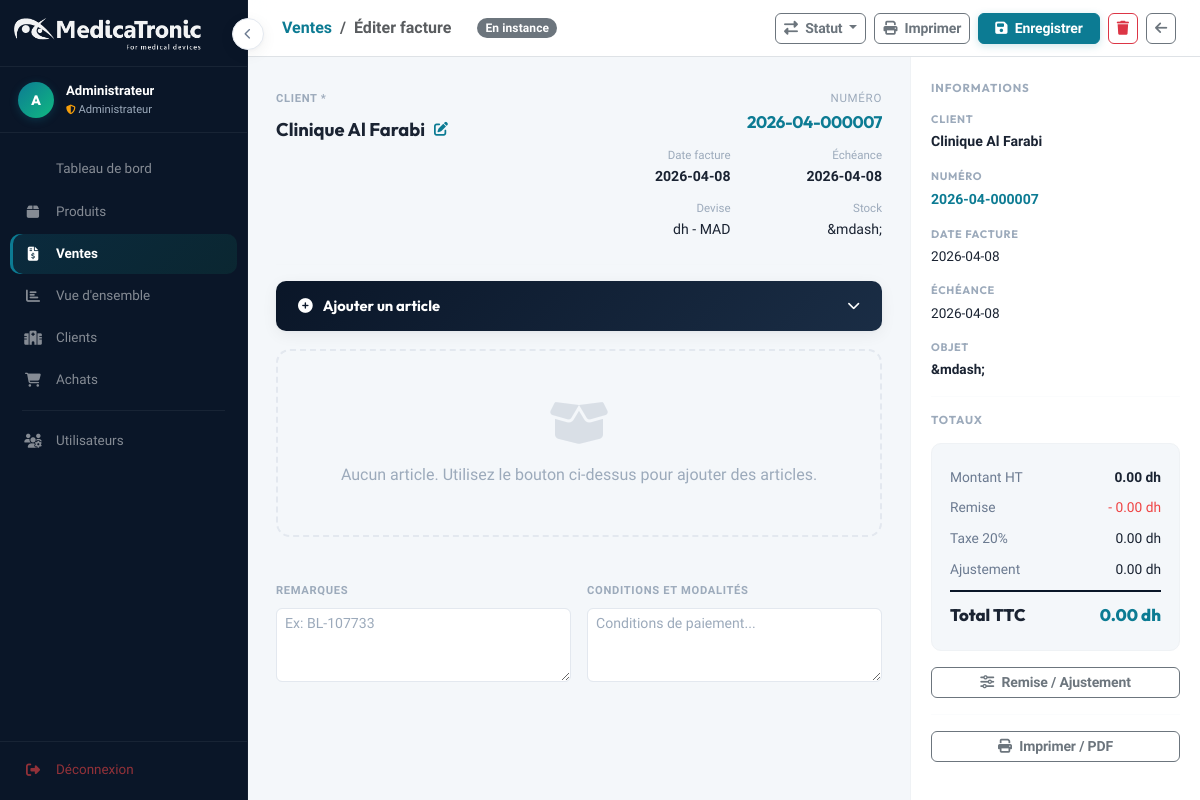
Page /facture/7 (signed in) on the committed database.
### tables this page shows
CREATE TABLE factures (
    id                  INTEGER PRIMARY KEY AUTOINCREMENT,
    numero              TEXT UNIQUE,
    client_id           INTEGER,
    date_facture        TEXT,
    date_echeance       TEXT,
    devise              TEXT    DEFAULT 'MAD',
    emplacement_stock   TEXT,
    contact_commercial  TEXT,
    modele              TEXT,
    objet               TEXT,
    remarques           TEXT,
    conditions          TEXT,
    statut              TEXT    DEFAULT 'En instance',
    montant_ht          REAL    DEFAULT 0,
    remise_globale      REAL    DEFAULT 0,
    montant_tva         REAL    DEFAULT 0,
    ajustement          REAL    DEFAULT 0,
    montant_ttc         REAL    DEFAULT 0,
    FOREIGN KEY (client_id) REFERENCES clients(id)
);

CREATE TABLE clients (
    id   INTEGER PRIMARY KEY AUTOINCREMENT,
    nom  TEXT NOT NULL,
    type TEXT DEFAULT 'Hôpital'
, adresse TEXT, ville TEXT, telephone TEXT, email TEXT, code_client TEXT, ice TEXT, identifiant_fiscal TEXT, code_postal TEXT, region TEXT, pays TEXT DEFAULT "Maroc", gsm TEXT, contact TEXT, tarification TEXT DEFAULT "T1", categorie_client TEXT, latitude TEXT, longitude TEXT, adresse_facturation TEXT, ville_facturation TEXT, region_facturation TEXT, code_postal_facturation TEXT, pays_facturation TEXT, adresse_livraison TEXT, ville_livraison TEXT, region_livraison TEXT, code_postal_livraison TEXT, pays_livraison TEXT, actif INTEGER DEFAULT 1);

### app.py (the view)
@app.route('/facture/<int:id>')
@login_required
def edit_facture(id):
    conn    = get_db_connection()
    facture = conn.execute('''
        SELECT f.*, cl.nom AS client_nom, cl.type AS client_type,
               cl.adresse AS client_adresse, cl.ville AS client_ville,
               cl.telephone AS client_telephone, cl.email AS client_email
        FROM factures f LEFT JOIN clients cl ON f.client_id = cl.id
        WHERE f.id = ?
    ''', (id,)).fetchone()
    if not facture:
        conn.close()
        return redirect(url_for('ventes'))
    lignes   = conn.execute('''
        SELECT fl.*, p.nom AS produit_nom, p.reference AS produit_ref, l.lot_numero
        FROM facture_lignes fl
        LEFT JOIN produits p ON fl.produit_id = p.id
        LEFT JOIN lots     l ON fl.lot_id     = l.id
        WHERE fl.facture_id = ? ORDER BY fl.id
    ''', (id,)).fetchall()
    clients  = conn.execute('SELECT * FROM clients WHERE (est_fournisseur IS NULL OR est_fournisseur = 0) ORDER BY nom').fetchall()
    produits = conn.execute('''
        SELECT p.*,
               COALESCE((SELECT SUM(l.quantite) FROM lots l WHERE l.produit_id=p.id),0) AS stock_total
        FROM produits p ORDER BY p.nom
    ''').fetchall()
    conn.close()
    return render_template('facture_edit.html',
                           facture=facture, lignes=lignes,
                           clients=clients, produits=produits)

### templates/facture_edit.html (shortened to what this page needs)
<!DOCTYPE html>
<html lang="fr">
<head>
    <link href="https://cdn.jsdelivr.net/npm/bootstrap@5.3.0/dist/css/bootstrap.min.css" rel="stylesheet">
    <link rel="stylesheet" href="https://cdnjs.cloudflare.com/ajax/libs/font-awesome/6.4.0/css/all.min.css">
    <link rel="stylesheet" href="{{ url_for('static', filename='style.css') }}">
</head>
<body>
{% include '_sidebar.html' %}
<div class="main-content">
    <div class="bg-white border-bottom px-4 py-2 d-flex justify-content-between align-items-center">
        <div class="d-flex align-items-center gap-3">
            <nav aria-label="breadcrumb">
                <ol class="breadcrumb mb-0 small">
                    <li class="breadcrumb-item"><a href="{{ url_for('ventes') }}">Ventes</a></li>
                    <li class="breadcrumb-item active fw-bold">&Eacute;diter facture</li>
                </ol>
            </nav>
            <span class="badge
                {% if facture.statut == 'Pay\u00e9' %}bg-success
                {% elif facture.statut == 'Impay\u00e9' %}bg-danger
                {% elif facture.statut == 'Partiellement pay\u00e9' %}bg-warning text-dark
                {% else %}bg-secondary{% endif %} px-2 py-1">
                {{ facture.statut }}
            </span>
        </div>
        <div class="d-flex gap-2">
            <div class="dropdown">
                <button class="btn btn-sm btn-outline-secondary dropdown-toggle" style="border-radius:var(--radius-sm);" data-bs-toggle="dropdown">
                    <i class="fas fa-exchange-alt me-1"></i> Statut
                </button>
            </div>
            <a href="{{ url_for('print_facture', id=facture.id) }}" target="_blank"
               class="btn btn-sm btn-outline-secondary" style="border-radius:var(--radius-sm);">
                <i class="fas fa-print me-1"></i> Imprimer
            </a>
            <button form="headerForm" type="submit" class="btn btn-sm btn-info text-white px-3 fw-bold" style="border-radius:var(--radius-sm);">
                <i class="fas fa-save me-1"></i> Enregistrer
            </button>
            <form action="{{ url_for('delete_facture', id=facture.id) }}" method="POST" class="d-inline">
                <button type="submit" class="btn btn-sm btn-outline-danger" style="border-radius:var(--radius-sm);"
                        onclick="return confirm('Supprimer d\u00e9finitivement ?')">
                    <i class="fas fa-trash"></i>
                </button>
            </form>
            <a href="{{ url_for('ventes') }}" class="btn btn-sm btn-outline-secondary" style="border-radius:var(--radius-sm);">
                <i class="fas fa-arrow-left"></i>
            </a>
        </div>
    </div>
    <div class="facture-layout">
        <div class="facture-main">
            <div class="mb-4 animate-in">
                <div class="row g-3">
                    <div class="col-md-6">
                        <label class="form-label fw-bold small" style="color:var(--text-tertiary); text-transform:uppercase; letter-spacing:0.06em; font-size:0.7rem;">Client *</label>
                        <div class="d-flex align-items-center gap-2">
                            <span style="font-size:1.15rem; font-weight:700; font-family:'Outfit',sans-serif;">{{ facture.client_nom or '&mdash;' }}</span>
                            <button type="button" class="btn btn-sm btn-link p-0" style="color:var(--primary);"
                                    data-bs-toggle="modal" data-bs-target="#editHeaderModal">
                                <i class="fas fa-edit"></i>
                            </button>
                        </div>
                    </div>
                    <div class="col-md-6">
                        <div class="row g-2 text-end">
                            <div class="col-12">
                                <span style="color:var(--text-tertiary); font-size:0.72rem; text-transform:uppercase; letter-spacing:0.06em;">Num&eacute;ro</span>
                                <div class="fw-bold heading" style="color:var(--primary); font-size:1.05rem;">{{ facture.numero }}</div>
                            </div>
                            <div class="col-6">
                                <span style="color:var(--text-tertiary); font-size:0.72rem;">Date facture</span>
                                <div style="font-weight:600; font-size:0.88rem;">{{ facture.date_facture or '&mdash;' }}</div>
                            </div>
                            <div class="col-6">
                                <span style="color:var(--text-tertiary); font-size:0.72rem;">&Eacute;ch&eacute;ance</span>
                                <div style="font-weight:600; font-size:0.88rem;">{{ facture.date_echeance or '&mdash;' }}</div>
                            </div>
                            <div class="col-6">
                                <span style="color:var(--text-tertiary); font-size:0.72rem;">Devise</span>
                                <div style="font-size:0.88rem;">dh - {{ facture.devise or 'MAD' }}</div>
                            </div>
                            <div class="col-6">
                                <span style="color:var(--text-tertiary); font-size:0.72rem;">Stock</span>
                                <div style="font-size:0.88rem;">{{ facture.emplacement_stock or '&mdash;' }}</div>
                            </div>
                        </div>
                    </div>
                </div>
            </div>
            <hr style="border-color:var(--border-light);">
            <div class="add-article-section animate-in animate-in-delay-1" onclick="toggleAddForm()">
                <i class="fas fa-plus-circle"></i> Ajouter un article
                <i class="fas fa-chevron-down ms-auto small" id="addFormChevron"></i>
            </div>
            {% if lignes %}
            <div class="table-responsive animate-in animate-in-delay-2" style="border-radius:var(--radius-lg); overflow:hidden; border:1px solid var(--border-light);">
                <table class="table lignes-table mb-0">
                    <thead>
                        <tr>
                            <th style="width:30px;"></th>
                            <th>R&eacute;f</th>
                            <th>Article / D&eacute;signation</th>
                            <th>Quantit&eacute;</th>
                            <th>Prix Unitaire</th>
                            <th>Taxe</th>
                            <th>Remise</th>
                            <th>Montant HT</th>
                            <th style="width:60px;"></th>
                        </tr>
                    </thead>
                    <tbody>
                        {% for ligne in lignes %}
                        <tr>
                            <td style="color:var(--text-tertiary); font-size:0.75rem;">{{ loop.index }}</td>
                            <td style="color:var(--text-tertiary); font-size:0.8rem;">{{ ligne.reference or '&mdash;' }}</td>
                            <td style="font-weight:600;">
                                {{ ligne.designation or ligne.produit_nom or '&mdash;' }}
                                {% if ligne.lot_numero %}
                                    <span style="color:var(--text-tertiary); font-size:0.75rem;"> LOT:{{ ligne.lot_numero }}</span>
                                {% endif %}
                            </td>
                            <td>{{ ligne.quantite }}</td>
                            <td>{{ "%.2f"|format(ligne.prix_unitaire) }} dh</td>
                            <td>{{ "%.0f"|format(ligne.tva) }}%</td>
                            <td>{{ "%.0f"|format(ligne.remise) }}</td>
                            <td style="font-weight:700;">{{ "%.4f"|format(ligne.montant_ht) }}</td>
                            <td>
                                <form action="{{ url_for('delete_facture_ligne', fid=facture.id, lid=ligne.id) }}"
                                      method="POST" class="d-inline">
                                    <button type="submit" class="btn btn-sm btn-link p-0" style="color:var(--danger);"
                                            onclick="return confirm('Supprimer cette ligne ?')">
                                        <i class="fas fa-trash"></i>
                                    </button>
                                </form>
                            </td>
                        </tr>
                        {% endfor %}
                    </tbody>
                </table>
            </div>
            {% else %}
            <div class="empty-state" style="border:2px dashed var(--border); border-radius:var(--radius-lg);">
                <i class="fas fa-box-open"></i>
                Aucun article. Utilisez le bouton ci-dessus pour ajouter des articles.
            </div>
            {% endif %}
            <div class="row mt-4 g-3">
                <div class="col-md-6">
                    <label class="form-label fw-bold small" style="color:var(--text-tertiary); text-transform:uppercase; letter-spacing:0.06em; font-size:0.7rem;">Remarques</label>
                    <textarea form="headerForm" name="remarques" class="form-control form-control-sm" rows="3"
                              placeholder="Ex: BL-107733">{{ facture.remarques or '' }}</textarea>
                </div>
                <div class="col-md-6">
                    <label class="form-label fw-bold small" style="color:var(--text-tertiary); text-transform:uppercase; letter-spacing:0.06em; font-size:0.7rem;">Conditions et Modalit&eacute;s</label>
                    <textarea form="headerForm" name="conditions" class="form-control form-control-sm" rows="3"
                              placeholder="Conditions de paiement...">{{ facture.conditions or '' }}</textarea>
                </div>
            </div>
        </div>
        <div class="facture-right">
            <h6 class="heading mb-3" style="color:var(--text-tertiary); font-size:0.72rem; text-transform:uppercase; letter-spacing:0.08em;">Informations</h6>
            <div class="info-field">
                <label>Client</label>
                <div style="font-weight:600; font-size:0.88rem;">{{ facture.client_nom or '&mdash;' }}</div>
            </div>
            <div class="info-field">
                <label>Num&eacute;ro</label>
                <div style="font-weight:700; color:var(--primary); font-size:0.88rem;">{{ facture.numero }}</div>
            </div>
            <div class="info-field">
                <label>Date facture</label>
                <div style="font-size:0.85rem;">{{ facture.date_facture or '&mdash;' }}</div>
            </div>
            <div class="info-field">
                <label>&Eacute;ch&eacute;ance</label>
                <div style="font-size:0.85rem;">{{ facture.date_echeance or '&mdash;' }}</div>
            </div>
            <div class="info-field">
                <label>Objet</label>
                <div style="font-weight:600; font-size:0.85rem;">{{ facture.objet or '&mdash;' }}</div>
            </div>
            <hr style="border-color:var(--border-light);">
            <h6 class="heading mb-3" style="color:var(--text-tertiary); font-size:0.72rem; text-transform:uppercase; letter-spacing:0.08em;">Totaux</h6>
            <div class="totals-box">
                <div class="row-total">
                    <span style="color:var(--text-secondary);">Montant HT</span>
                    <span style="font-weight:600;">{{ "%.2f"|format(facture.montant_ht or 0) }} dh</span>
                </div>
                <div class="row-total">
                    <span style="color:var(--text-secondary);">Remise</span>
                    <span style="color:var(--danger);">- {{ "%.2f"|format(facture.remise_globale or 0) }} dh</span>
                </div>
                <div class="row-total">
                    <span style="color:var(--text-secondary);">Taxe 20%</span>
                    <span>{{ "%.2f"|format(facture.montant_tva or 0) }} dh</span>
                </div>
                <div class="row-total">
                    <span style="color:var(--text-secondary);">Ajustement</span>
                    <span>{{ "%.2f"|format(facture.ajustement or 0) }} dh</span>
                </div>
                <div class="row-total grand-total">
                    <span>Total TTC</span>
                    <span style="color:var(--primary);">{{ "%.2f"|format(facture.montant_ttc or 0) }} dh</span>
                </div>
            </div>
            <div class="mt-3">
                <button type="button" class="btn btn-sm btn-outline-secondary w-100" style="border-radius:var(--radius-sm);"
                        data-bs-toggle="collapse" data-bs-target="#adjustPanel">
                    <i class="fas fa-sliders-h me-1"></i> Remise / Ajustement
                </button>
            </div>
            <hr style="border-color:var(--border-light);">
            <a href="{{ url_for('print_facture', id=facture.id) }}" target="_blank"
               class="btn btn-sm btn-outline-secondary w-100" style="border-radius:var(--radius-sm);">
                <i class="fas fa-print me-1"></i> Imprimer / PDF
            </a>
        </div>
    </div>
</div>
</body>
</html>

### rows in the picture
factures: statut "En instance", numero "2026-04-000007", date_facture "2026-04-08", date_echeance "2026-04-08", devise "MAD", emplacement_stock "&mdash;", objet "&mdash;", montant_ht "0.00", remise_globale "0.00", montant_tva "0.00", ajustement "0.00", montant_ttc "0.00"
clients: nom "Clinique Al Farabi"

### other values in the picture
{{ session.get('nom', session.get('username', '?'))[0]|upper }} "A"
{{ session.get('nom', session.get('username', '')) }} "Administrateur"
